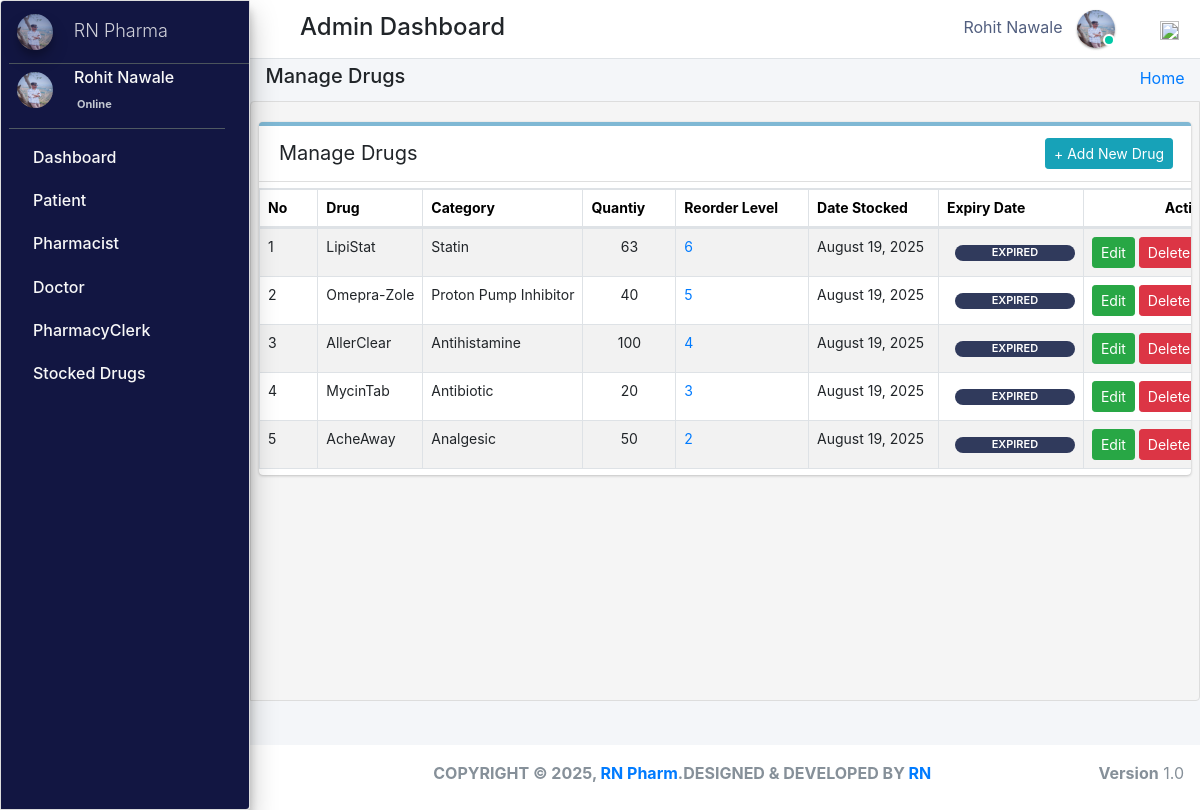
The app's page /admin_user/manage_stock/ (signed in) with its own data.
### pharmacy/models.py (models this page shows, shortened)
class CustomUser(AbstractUser):
    user_type_data = ((1, "AdminHOD"), (2, "Pharmacist"), (3, "Doctor"), (4, "PharmacyClerk"),(5, "Patients"))
    user_type = models.CharField(default=1, choices=user_type_data, max_length=10)

class AdminHOD(models.Model):
    gender_category=(
        ('Male','Male'),
        ('Female','Female'),
    )
    admin = models.OneToOneField(CustomUser,null=True, on_delete = models.CASCADE)
    emp_no= models.CharField(max_length=100,null=True,blank=True)
    gender=models.CharField(max_length=100,null=True,choices=gender_category)
    mobile=models.CharField(max_length=10,null=True,blank=True)
    address=models.CharField(max_length=300,null=True,blank=True)
    profile_pic=models.ImageField(default="admin.png",null=True,blank=True)
    created_at = models.DateTimeField(auto_now_add=True)
    updated_at = models.DateTimeField(auto_now=True)
    date_employed=models.DateTimeField(auto_now_add=True, auto_now=False)
    objects = models.Manager()

class Stock(models.Model):
    category = models.ForeignKey(Category,null=True,on_delete=models.CASCADE,blank=True)
    drug_imprint=models.CharField(max_length=6 ,blank=True, null=True)
    drug_name = models.CharField(max_length=50, blank=True, null=True)
    drug_color = models.CharField(max_length=50, blank=True, null=True)
    drug_shape = models.CharField(max_length=50, blank=True, null=True)
    quantity = models.IntegerField(default='0', blank=True, null=True)
    receive_quantity = models.IntegerField(default='0', blank=True, null=True)
    reorder_level = models.IntegerField(default='0', blank=True, null=True)
    manufacture= models.CharField(max_length=50, blank=True, null=True)
    last_updated = models.DateTimeField(auto_now_add=False, auto_now=True)
    timestamp = models.DateTimeField(auto_now_add=True, auto_now=False)
    drug_strength= models.CharField(max_length=10, blank=True, null=True)
    valid_from = models.DateTimeField(blank=True, null=True,default=timezone.now)
    valid_to = models.DateTimeField(blank=False, null=True)
    drug_description=models.TextField(blank=True,max_length=1000,null=True)
    drug_pic=models.ImageField(default="images2.png",null=True,blank=True)
    objects = ExpiredManager()

class Category(models.Model):
    name = models.CharField(max_length=50, blank=False, null=True)
    def __str__(self):
        return str(self.name)

### pharmacy/HODViews.py (the view)
# urls.py: path('admin_user/manage_stock/',HODViews.manageStock,name='manage_stock'),
def manageStock(request):
    stocks = Stock.objects.all().order_by("-id")
    ex=Stock.objects.annotate(
    expired=ExpressionWrapper(Q(valid_to__lt=Now()), output_field=BooleanField())
    ).filter(expired=True)
    eo=Stock.objects.annotate(
    expired=ExpressionWrapper(Q(valid_to__lt=Now()), output_field=BooleanField())
    ).filter(expired=False)
    context = {
        "stocks": stocks,
        "expired":ex,
        "expa":eo,
        "title":"Manage Stocked Drugs"
    }
    return render(request,'hod_templates/manage_stock.html',context)

### pharmacy/LoginCheckMiddleWare.py (called while the page is built, shortened)
    def process_view(self, request, view_func, view_args, view_kwargs):
        modulename = view_func.__module__
        user = request.user
        if user.is_authenticated:
            if user.user_type == "1":
                if modulename == "pharmacy.HODViews":
                    pass
                elif modulename == "":
                    pass
                elif modulename == "pharmacy.views" or modulename == "django.views.static":
                    pass
                else:
                    pass
            else:
                return redirect("login")
        else:
            if request.path == reverse("login"):
                pass
            else:
                return redirect("login")

### pharmacy/models.py (called while the page is built)
    def get_queryset(self):
        return super().get_queryset().annotate(
            expired=ExpressionWrapper(Q(valid_to__lt=Now()), output_field=BooleanField())
        )

### pharmacy/templates/hod_templates/manage_stock.html (shortened to what this page needs)
{% extends 'hod_templates/base_template.html'%} {% block page_title %}
<h5>Manage Drugs</h5>
{% endblock page_title %} {% block main_content %}
<section class="content">
    <div class="row">
        <div class="col-md-12">
            <div class="card manage sc">
                <div class="card-header">
                    <span>Manage Drugs</span>
                    <div class="card-tools d-flex">
                        <a class="btn btn-sm btn-info mr-2" href="{% url 'add_stock' %}" role="button">+ Add New Drug</a>
                    </div>
                </div>
                <table class="table table-bordered table-hover dataTable" id="plist">
                    <thead>
                        <tr>
                            <th>No</th>
                            <th>Drug</th>
                            <th>Category</th>
                            <th>Quantiy</th>
                            <th>Reorder Level</th>
                            <th>Date Stocked</th>
                            <th>Expiry Date</th>
                            <th class="text-center">Action</th>
                        </tr>
                    </thead>
                    <tbody>
                        {% for stock in stocks %}
                        <tr class="hov">
                            <td>{{forloop.counter}}</td>
                            <td>{{stock.drug_name}}</td>
                            <td>{{stock.category}}</td>
                            <td>
                                <span class="d-flex justify-content-center">
                                 {% if stock.quantity <= stock.reorder_level %}
                                <div  class="d-flex justify-content-center px-2 mt-2"style="background-color:#a00b80;;border-radius: 10px;font-size: 11px; width:70px;font-weight: 600;color: white;">{{stock.quantity}}</div>
                                {% else %}{{stock.quantity}}
                                {% endif %}</span>
                            </td>
                            <td>
                                {% if stock.reorder_level %}
                                <a href="{% url 'reorder_level' stock.id %}">{{stock.reorder_level}}</a></td>
                            {% else %}
                            <a href="{% url 'reorder_level' stock.id %}">Add level</a> {% endif %}
                            <td>{{stock.last_updated |date:"F d, Y"}}</td>
                            {% for expire in expired %} {% if stock.drug_name == expire.drug_name %}
                            <td class="">
                                <div style="background-color: rgb(48, 58, 92);border-radius: 10px;font-size: 11px; width:120px;font-weight: 600;color: white;" class="d-flex justify-content-center ml-2 mt-2 px-1 "> EXPIRED </div>
                            </td>
                            {% endif %} {% endfor %}
                            <td class="d-flex justify-content-center">
                                <a href="{%url 'edit_drug' stock.id %}" class="btn btn-sm btn-success">Edit</a> &nbsp;
                                <a href="{%url 'delete_drug' stock.id %}" class="btn btn-sm btn-danger">Delete</a> &nbsp;
                            </td>
                        </tr>
                        {% endfor %}
                    </tbody>
                </table>
            </div>
        </div>
    </div>
</section>
{% endblock %}

### pharmacy/templates/hod_templates/base_template.html (shortened to what this page needs)
{% extends 'base_file.html' %} {% block htm %}
<body class="hold-transition sidebar-mini layout-fixed">
    <div class="wrapper">
        <nav class="main-header navbar navbar-expand navbar-white navbar-light">
            <ul class="navbar-nav">
                <li class="nav-item">
                    <a class="nav-link" data-widget="pushmenu" href="#" role="button"></a>
                </li>
            </ul>
            <h4 style="margin-left: 10px; margin-top: 5px;">Admin Dashboard </h4>
            <ul class="navbar-nav ml-auto">
                <li class="mx-3">
                    <a href="#" class="sm-submenu-with-image a">
                        <span>{{user.first_name}}  {{user.last_name}}</span>
                        <img src="{{request.user.adminhod.profile_pic.url}}" class="img-circle elevation-1" width="38" height="38" alt="">
                        <span class="avatar-status avatar-sm-status avatar-status-success"></span>
                    </a>
                </li>
                <li class="nav-item dropdown ml-3 low">
                    <a href="#" class="btn btn-outlined btn-black text-muted bg-transparent " data-toggle="dropdown" aria-expanded="false" data-wow-delay="0.7s"><img src="https://img.icons8.com/ios/50/000000/settings.png" width="19" height="19">
                    </a>
                </li>
            </ul>
        </nav>
        {% include 'hod_templates/sidebar.html'%}
        <div class="content-wrapper">
            <div class="content-header">
                <div class="container-fluid">
                    <div class="row ">
                        <div class="col-sm-6">
                            <h1 class="m-0 text-dark">
                                {% block page_title %} {% endblock page_title %}
                            </h1>
                        </div>
                        <div class="col-sm-6 ">
                            <ol class="breadcrumb float-sm-right">
                                <li class="breadcrumb-item"><a href="">Home</a></li>
                            </ol>
                        </div>
                    </div>
                </div>
            </div>
            {% block main_content %} {% endblock main_content %}
        </div>
        {% include 'hod_templates/footer.html'%}
    </div>
    {% endblock htm %}

### pharmacy/templates/hod_templates/sidebar.html (shortened to what this page needs)
<aside class="main-sidebar sidebar-dark-primary elevation-4">
    <a href="" class="brand-link ml-2">
        <img src="{{request.user.adminhod.profile_pic.url}}" alt="" width="36" height="36"
            class=" img-circle elevation-3" style="opacity: .8">
        <span class="brand-text font-weight-light mt-1 ml-3 mmust">RN Pharma</span>
    </a>
    <div class="sidebar">
        <div class="user-panel mr-3">
            <div class="pull-left image sm-submenu-with-image a ml-2 ">
                <img src="{{request.user.adminhod.profile_pic.url}}" class="img-circle mt-2" width="36" height="36"
                    alt="User Image">
            </div>
            <div class="pull-left info">
                <p>{{user.first_name}} {{user.last_name}}</p>
                <a href="#"> Online</a>
            </div>
        </div>
        <nav class="mt-2">
            <ul class="nav nav-pills nav-sidebar flex-column" data-widget="treeview" role="menu" data-accordion="false">
                <li class="nav-item">
                    <a href="{% url  'admin_dashboard' %}" class="nav-link">
                        <p>
                            Dashboard
                        </p>
                    </a>
                </li>
                <li class="nav-item">
                    <a href="#" class="nav-link">
                        <p>
                            Patient
                        </p>
                    </a>
                </li>
                <li class="nav-item">
                    <a href="#" class="nav-link">
                        <p>
                            Pharmacist
                        </p>
                    </a>
                </li>
                <li class="nav-item">
                    <a href="#" class="nav-link">
                        <p>
                            Doctor
                        </p>
                    </a>
                </li>
                <li class="nav-item">
                    <a href="#" class="nav-link">
                        <p>
                            PharmacyClerk
                        </p>
                    </a>
                </li>
                <li class="nav-item">
                    <a href="#" class="nav-link">
                        <p>
                            Stocked Drugs
                        </p>
                    </a>
                </li>
            </ul>
        </nav>
    </div>
</aside>

### static/css/main.css (style rules this page uses)
html { font-family: sans-serif; line-height: 1.15; -webkit-text-size-adjust: 100%; -webkit-tap-highlight-color: transparent; }
body { overflow-y: hidden; overflow-x: hidden; font-family: -apple-system, BlinkMacSystemFont, "Segoe UI", Roboto, "Helvetica Neue", Arial, "Noto Sans", sans-serif, "Apple Color Emoji", "Segoe UI Emoji", "Segoe UI Symbol", "Noto Color Emoji" !important; }
th { color: rgb(0, 0, 0); font-size: 14px !important; }
.content { background-color: #f5f5f5; border: 1px solid #dddddd; border-radius: 4px 0px 4px 0px; left: -1px; padding: 10px 7px 5px; }
.main-sidebar { background: #ffffff; border: 1px solid #dddddd; border-radius: 4px 0px 4px 0px; font-weight: bold; }
.content { height: 75vh; overflow-y: scroll; overflow-x: hidden; }
.sc { white-space: nowrap; display: block; overflow-x: hidden !important; }
.content .row { margin-top: 20px !important; }
.main-sidebar { background-color: #121642 !important; color: white !important; }
.main-sidebar p { color: #f8f8f8 !important; font-weight: 500 !important }
td { font-size: 14px !important; }
.hov { transition: transform .5s; }
.avatar-status { position: absolute; bottom: 12px; right: 75.4px; display: -ms-inline-flexbox; display: inline-flex; -ms-flex-negative: 0; flex-shrink: 0; -ms-flex-pack: center; justify-content: center; -ms-flex-align: center; align-items: center; white-space: nowrap; text-align: center; vertical-align: baseline; font-weight: 600; border: .125rem solid #fff; width: 12px; height: 12px; line-height: 1; font-size: .71094rem; border-radius: 50%; }
.avatar-status-success { color: #fff; background-color: #00c9a7; }
.card-header span { font-size: 20px !important; }
.table>tbody>tr>td, .table>tbody>tr>th, .table>tfoot>tr>td, .table>tfoot>tr>th, .table>thead>tr>td, .table>thead>tr>th { padding: 8px; line-height: 1.42857143; vertical-align: top; }
.pull-left { float: left; }
.pull-left { float: left!important; }
.user-panel>.info { padding: 5px 5px 5px 15px; line-height: 1; position: absolute; left: 55px; }
.user-panel>.info>p { font-weight: 600; margin-bottom: 9px; }
p { margin: 0 0 10px; }
.user-panel { padding-bottom: 20px; }
.user-panel:after { clear: both; }
.user-panel:before, .user-panel:after { content: " "; display: table; }
.user-panel>.info>a { text-decoration: none; padding-right: 5px; margin-top: 3px; font-size: 11px; overflow: hidden; white-space: nowrap; }
.mmust { overflow: hidden; white-space: nowrap; font-size: 18px; }
.table { background: white !important; }
.container-fluid { width: 100%; padding-right: 15px; padding-left: 15px; margin-right: auto; margin-left: auto; }
.row { display: flex; flex-wrap: wrap; margin-right: -15px; margin-left: -15px; }
.d-flex { display: flex !important; z-index: 44; }
.d-flex { display: flex !important; }
.manage { border-radius: 2px; border-top: 4px solid rgba(0, 115, 170, 0.5) !important; box-shadow: 0 2px 1px rgb(0 0 0 / 5%); border-left: none; border-right: none; border-bottom: none; margin-bottom: 30px; }
.table tbody tr:nth-of-type(odd) { background-color: rgba(0, 0, 0, .05) !important; }
.table tbody tr:nth-of-type(odd) { background-color: rgba(197, 197, 197, 0.05) !important; }
.img-circle { border-radius: 50%; }
.content-wrapper .content-header { padding: 5px 0.5rem !important; }

### static/css/profile.css (style rules this page uses)
li { list-style-type: none ! }
.navbar-nav span { color: #525f7f !important; margin-right: 10px !important; }
body { font-family: 'Rubik', sans-serif; height: 100% !important; }
.manage { border-radius: 2px; border-top: 4px solid rgba(0, 115, 170, 0.5) !important; box-shadow: 0 2px 1px rgb(0 0 0 / 5%); border-left: none; border-right: none; border-bottom: none; margin-bottom: 30px; }
.table tbody tr:nth-of-type(odd) { background-color: rgba(0, 0, 0, .05) !important; }

### records on screen
CustomUser: first_name "Rohit", last_name "Nawale", user.adminhod.profile_pic (picture)
Stock: drug_name "LipiStat", category "Statin", quantity "63", reorder_level "6", last_updated "August 19, 2025", shows "EXPIRED"
Stock: drug_name "Omepra-Zole", category "Proton Pump Inhibitor", quantity "40", reorder_level "5", last_updated "August 19, 2025", shows "EXPIRED"
Stock: drug_name "AllerClear", category "Antihistamine", quantity "100", reorder_level "4", last_updated "August 19, 2025", shows "EXPIRED"
Stock: drug_name "MycinTab", category "Antibiotic", quantity "20", reorder_level "3", last_updated "August 19, 2025", shows "EXPIRED"
Stock: drug_name "AcheAway", category "Analgesic", quantity "50", reorder_level "2", last_updated "August 19, 2025", shows "EXPIRED"
